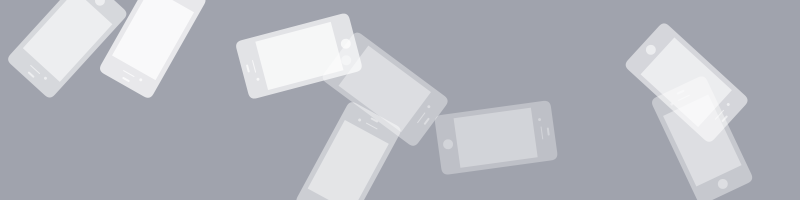
Frame 1 (no input)
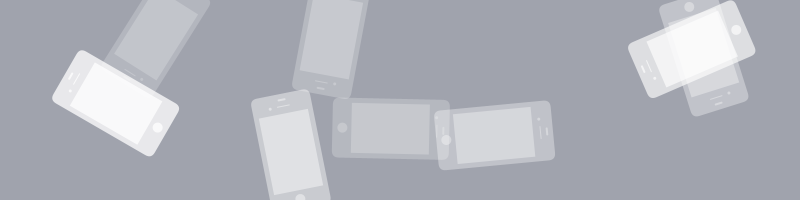
Frame 2 (the mouse pressed at the canvas centre, redrawn once)

The Processing sketch that drew these frames (run headless with seeded random() and noise(); the mouse was pressed at the canvas centre and the sketch redrawn once):

// Processing sketch: processing_115687
// ── processing_115687.pde



void setup() {
  size(800, 200);
  noLoop();
  noStroke();
}

void draw() {
  background(160,163,173);

  for (int i=50; i<width; i+=100) {
    iphone(i, 100, int(random(50, 200)), random(-5, 5));
  }
}

void iphone(float x, float y, float a, float b) {
  pushMatrix();
  translate(x, y);
  rotate(b);
  fill(255,a);
  rect(0, 0, 60, 117, 7);
  ellipse(30, 107, 10, 10);
  rect(27, 5, 8, 2, 5);
  rect(5, 20, 50, 78);
  ellipse(18, 13, 3, 3);
  rect(25, 12, 13, 1, 3);
  popMatrix();
}
